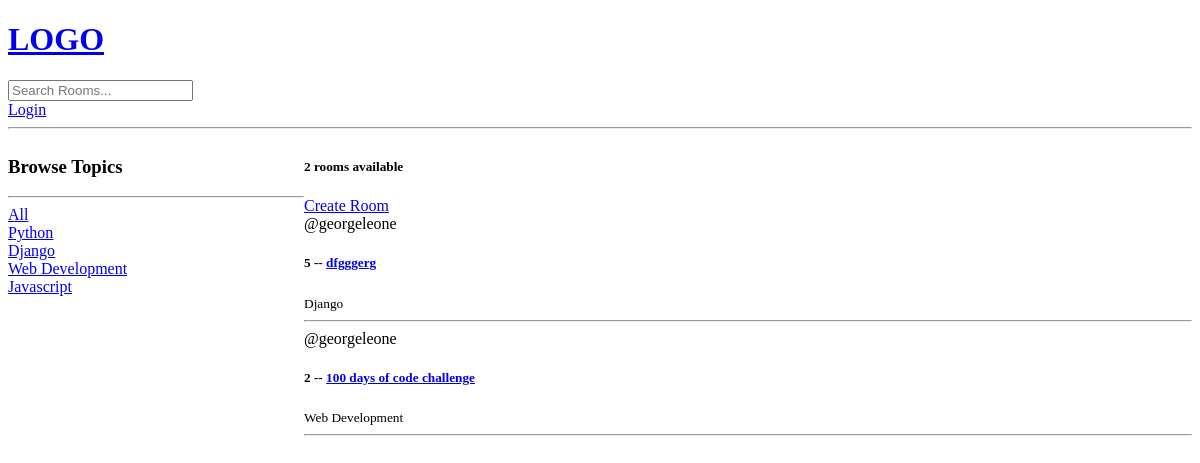
The app's page /, older data.
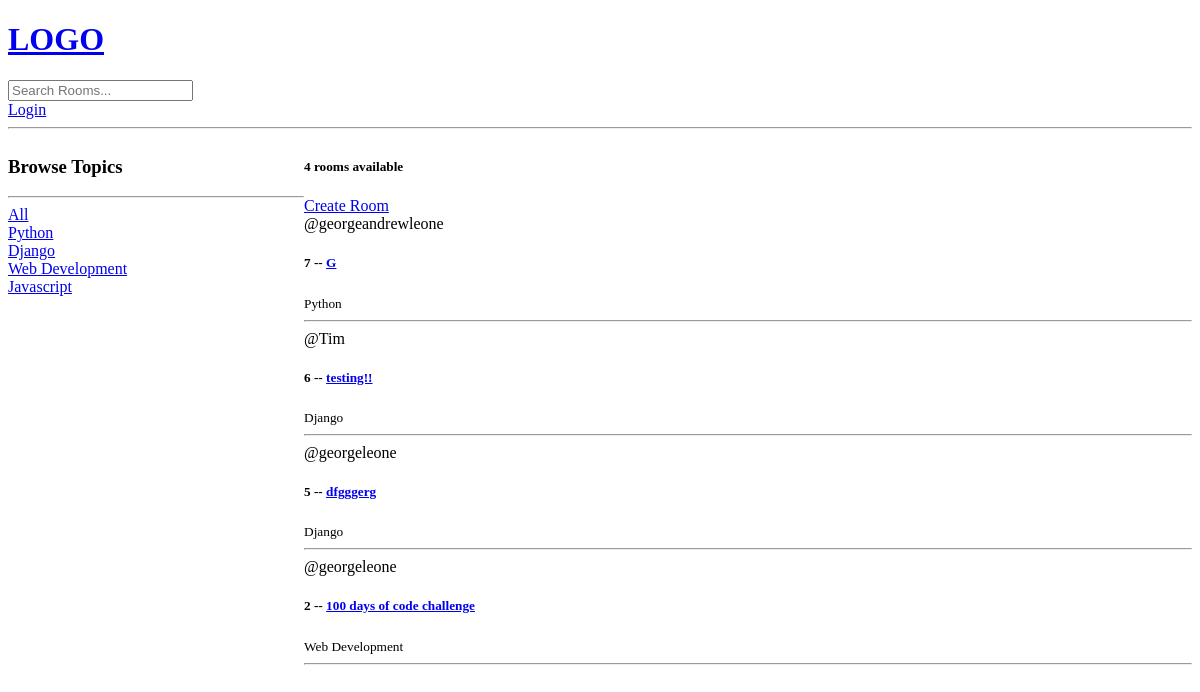
The same page, newer data.
### base/models.py (models this page shows, shortened)
class Topic(models.Model):
    name = models.CharField(max_length=200)
    def __str__(self):
        return self.name

class Room(models.Model):
    host = models.ForeignKey(User, on_delete=models.SET_NULL, null=True)
    topic = models.ForeignKey(Topic, on_delete=models.SET_NULL, null=True)
    name = models.CharField(max_length=200) #max length is required for charfield
    description = models.TextField(null=True, blank=True) #setting null to true means that it can be blank
    updated = models.DateTimeField(auto_now=True) #every time that the save method is called were taking a time stamps
    created = models.DateTimeField(auto_now_add=True) #auto now add only takes a timestamp when we first save or create this instance
    class Meta:
        ordering = ['-updated', '-created']

### base/views.py (the view)
# urls.py: path('', views.home, name="home"),
def home(request):
    q = request.GET.get('q') if request.GET.get('q') != None else '' #this is an inline if check that ssets query parameter q
    rooms = Room.objects.filter(
        Q(topic__name__icontains=q) | #checking the query here to make sure that q has EITHEr of these qualities
        Q(name__icontains=q) |
        Q(description__icontains=q)
    ) #in other words, does the topic, name, or description contain the value of the search?
    topics = Topic.objects.all()
    room_count = rooms.count()
    context = {'rooms': rooms, 'topics':topics}
    return render(request, 'base/home.html', context)

### base/templates/base/home.html (shortened to what this page needs)
{% extends 'main.html' %}
{% block content %}
<div class="home-container">
    <div>
        <h3>Browse Topics</h3>
        <hr>
        <div>
            <a href="{% url 'home' %}"> All </a>
        </div>
        {% for topic in topics %}
        <div>
            <a href="{% url 'home' %}?q={{topic.name}}">{{topic.name}}</a>
        </div>
        {% endfor %}
    </div>
    <div>
        <h5>{{rooms.count}} rooms available </h5>
        <a href="{% url 'create-room' %}">Create Room</a>
        <div>
            {% for room in rooms %}
                <div>
                    <span>@{{room.host.username}}</span>
                    <h5>{{room.id}} -- <a href="{% url 'room' room.id%}">{{room.name}}</a></h5>
                    <small>{{room.topic}}</small>
                    <hr>
                </div>
            {% endfor %}
        </div>
    </div>
</div>
{% endblock content %}

Row changes from the older to the newer data that the page shows:
added Room: host.username "georgeandrewleone", id "7", name "G", topic "Python"
added Room: host.username "Tim", id "6", name "testing!!", topic "Django"
Text that changed along with them:
{{ rooms.count }}: "2" → "4"
